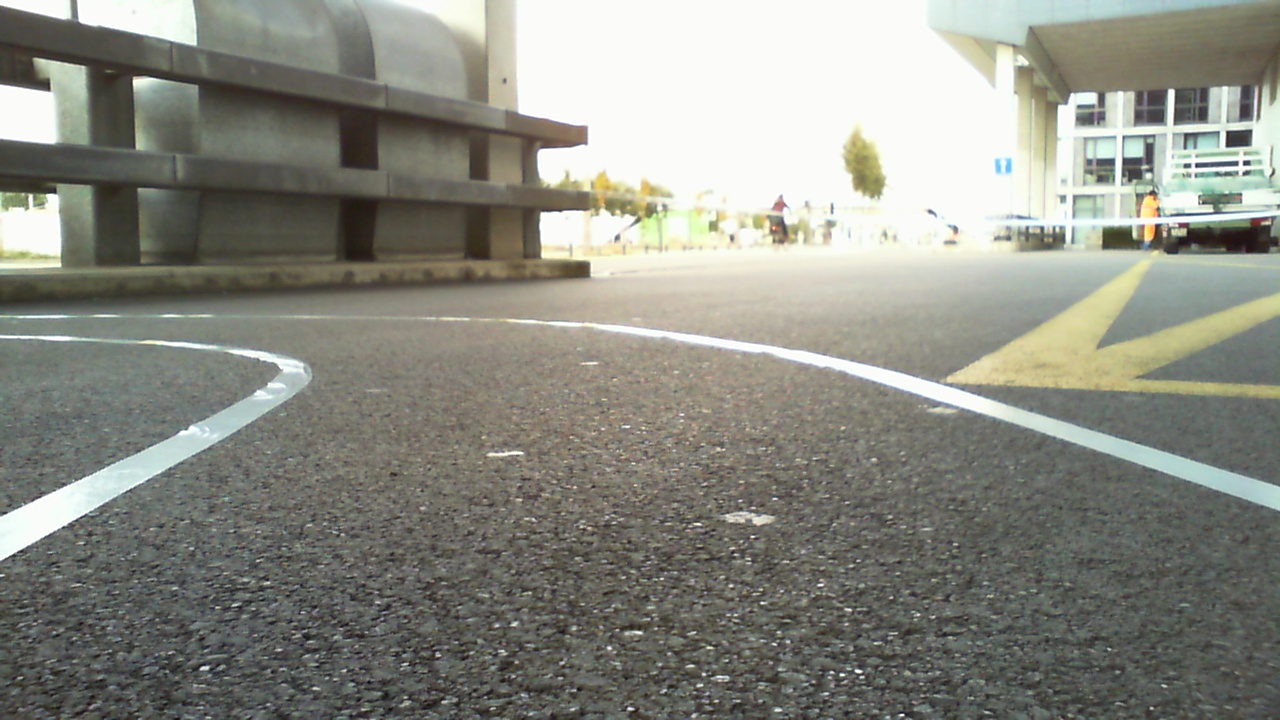
#> input picture lane_detection/samples/im0.jpg, 1280 x 720 px
$ python lane_detection_2.py
#> lines starting #> are read from the running program, lines starting #| are printed output that depends on the picture; after the words box and inside, x2 and y2 are one past the last pixel; in counts of white or black regions, pixels touching at a corner belong together; pictures that were not available may be replaced by others from this repository, and a replacement may not be noted
import cv2
import os
import numpy as np

fname = 'samples/im0.jpg'
x_offset = 250
border = 4

im = cv2.imread(fname)
#> im is the input picture: shape (720, 1280, 3); mean B, G, R 129.9, 139.2, 138.1
cap = cv2.VideoCapture('samples/vid0.avi')

while(cap.isOpened()):
    _, im = cap.read()
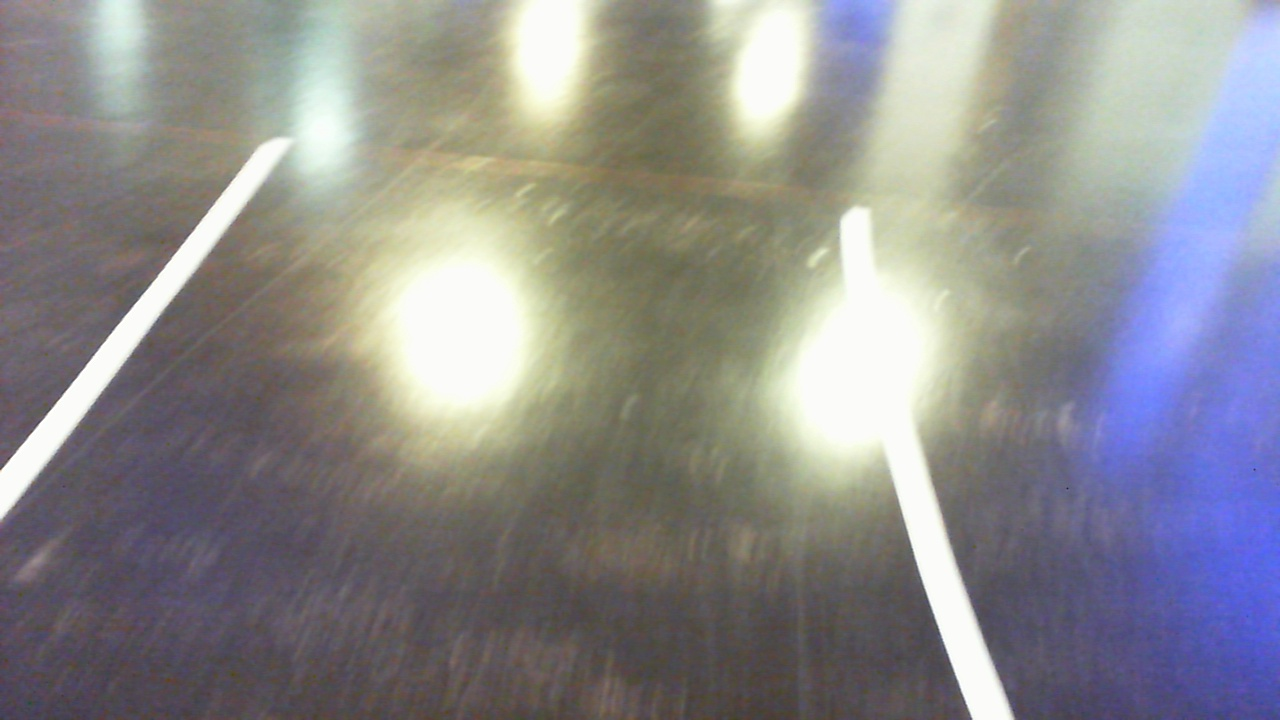
#> input picture lane_detection/samples/corners4.jpg, 1280 x 720 px, given in place of vid0.avi, which was not available
#> im is the input picture: shape (720, 1280, 3); mean B, G, R 140.8, 139.6, 140.3
    if im is None:
        break
    h, w, _ = im.shape
#> h = 720; w = 1280

    im_gray = cv2.cvtColor(im, cv2.COLOR_BGR2GRAY)
    im_crop = np.ones([h+2*border-x_offset,w+2*border], dtype=np.uint8)
    im_crop[border:-border,border:-border] = im_gray[x_offset:]
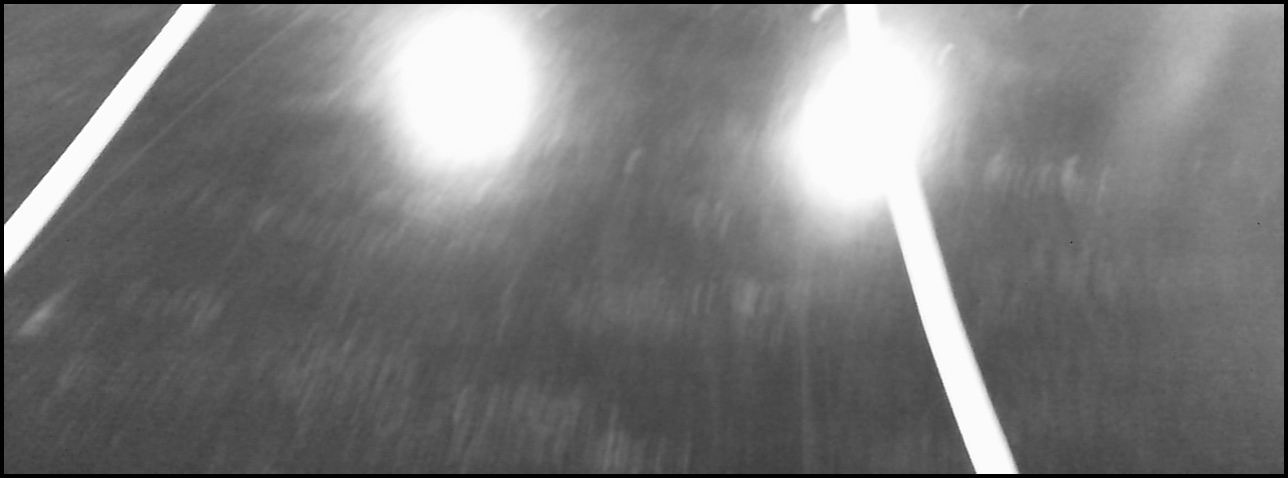
#> im_crop: shape (478, 1288); min 1, max 255, mean 121.3
    h, w = im_crop.shape
#> h = 478; w = 1288

    edges =  cv2.Canny(im_crop, 150, 150, apertureSize=3)
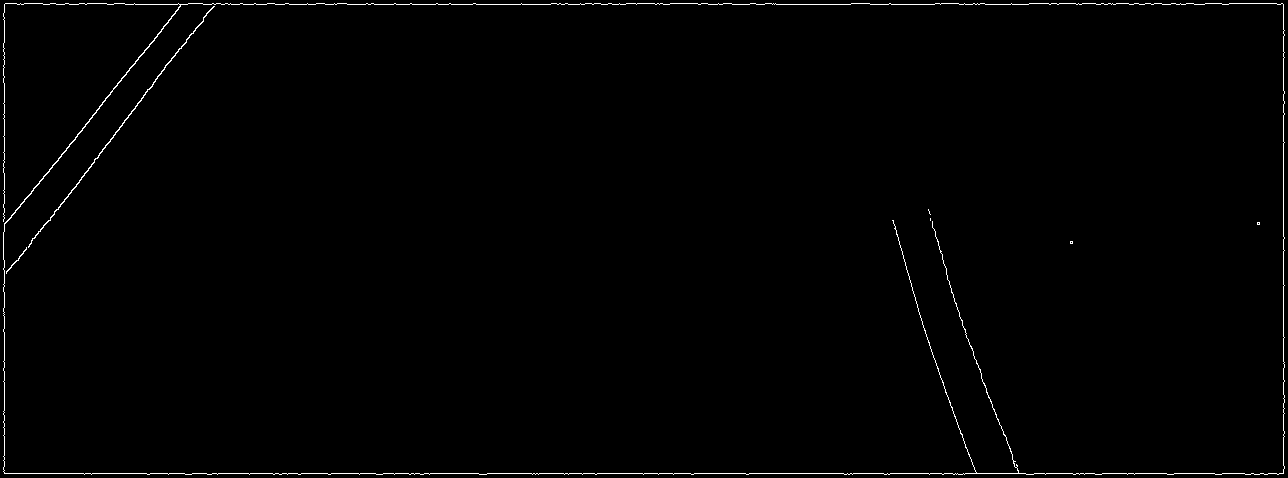
#> edges: shape (478, 1288); 0.8% white in thin lines or dots

    kernel = cv2.getStructuringElement(cv2.MORPH_ELLIPSE,(4,4))
    dilated = cv2.morphologyEx(edges, cv2.MORPH_DILATE, kernel)
#> dilated: shape (478, 1288); 3.3% white; 3 white regions, box (x1, y1, x2, y2) and area: (2, 2, 1287, 477) 20058, (1256, 221, 1262, 227) 33, (1069, 240, 1075, 246) 33

    filled = dilated.copy()
    delta = 20
    filled[:delta,:delta] = 0
#> filled: shape (478, 1288); 3.2% white; 3 white regions, box (x1, y1, x2, y2) and area: (2, 2, 1287, 477) 19926, (1256, 221, 1262, 227) 33, (1069, 240, 1075, 246) 33
    filled[-delta:,:delta] = 0
#> filled: shape (478, 1288); 3.2% white; 3 white regions, box (x1, y1, x2, y2) and area: (2, 2, 1287, 477) 19794, (1256, 221, 1262, 227) 33, (1069, 240, 1075, 246) 33
    filled[:delta,-delta:] = 0
#> filled: shape (478, 1288); 3.2% white; 4 white regions, box (x1, y1, x2, y2) and area: (2, 2, 1268, 458) 10136, (20, 20, 1287, 477) 9528, (1256, 221, 1262, 227) 33, (1069, 240, 1075, 246) 33
    filled[-delta:,-delta:] = 0
#> filled: shape (478, 1288); 3.2% white; 5 white regions, box (x1, y1, x2, y2) and area: (2, 2, 1268, 458) 10136, (20, 208, 1268, 477) 7573, (1282, 20, 1287, 458) 1823, (1256, 221, 1262, 227) 33, (1069, 240, 1075, 246) 33

    mask = np.zeros((h+2,w+2),np.uint8)
    cv2.floodFill(filled, mask, (0,0), 255);
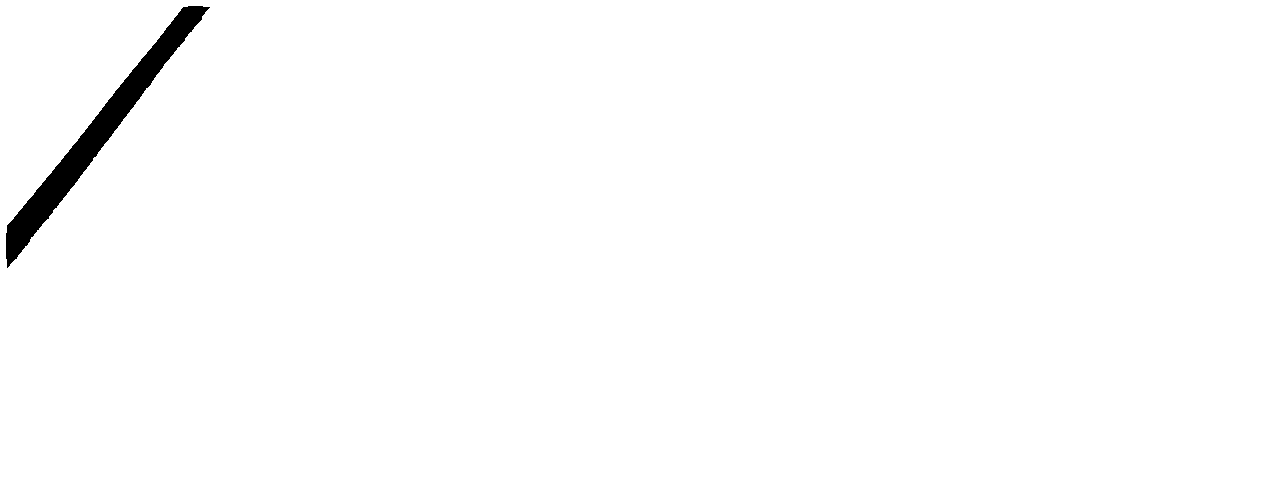
#> filled: shape (478, 1288); 98.8% white; 1 black region, box (x1, y1, x2, y2) and area: (6, 6, 210, 268) 7338
    filled = cv2.bitwise_not(filled)
    # filled = dilated | filled

    kernel = cv2.getStructuringElement(cv2.MORPH_ELLIPSE,(10,10))
    opened = cv2.morphologyEx(filled, cv2.MORPH_OPEN, kernel)
#> opened: shape (478, 1288); 1.2% white; 1 white region

    contours, hierarchy = cv2.findContours(opened.copy(), cv2.RETR_CCOMP, cv2.CHAIN_APPROX_TC89_KCOS)
#> contours = 1 contour; box (x1, y1, x2, y2) and area: (7, 7, 205, 261) 6957
    blobs = []
    for i,c in enumerate(contours):
        if hierarchy[0][i][-1]  == -1:
            m = cv2.moments(c)
            if m['m00'] > 1000:
                c_x = m['m10']/m['m00']
                c_y = m['m01']/m['m00']
                mu = {}
                # mu['m11'] = m['m11']/m['m00'] - c_y*c_x
                # mu['m20'] = m['m20']/m['m00'] - np.power(c_x,2)
                # mu['m02'] = m['m02']/m['m00'] - np.power(c_y,2)
                mu['m11'] = m['m11'] - c_x*m['m01']
                mu['m20'] = m['m20'] - c_x*m['m10']
                mu['m02'] = m['m02'] - c_y*m['m01']
                ecc = abs((np.power(mu['m20']-mu['m02'],2)-4*np.power(mu['m11'],2))/np.power(mu['m20']+mu['m02'],2))
                blobs.append({'pts':c,'ecc':ecc})
#> this loop made 1 pass
#> (c_x, c_y, ecc) on pass 1: (97.57, 133.2, 0.861)
#> after the loop, blobs = 1 item

    blobs = sorted(blobs, key=lambda b: b['ecc'], reverse=True)
    # print [b['ecc'] for b in blobs]
    blobs = blobs[:2]

    for b in blobs:
        cv2.drawContours(im, [b['pts']], 0, (0,0,255), -1, offset=(-1,x_offset-1))
#> this loop made 1 pass
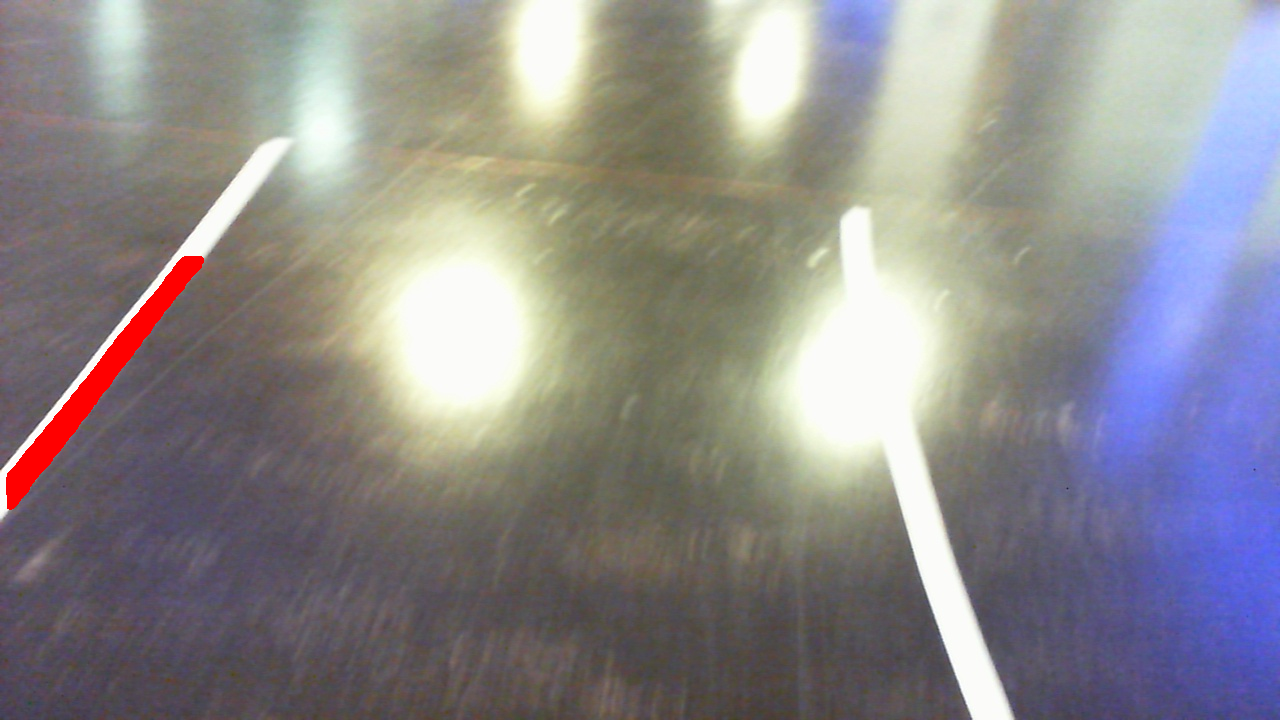
#> im: shape (720, 1280, 3); 0.78% of pixels changed, all inside (x1, y1, x2, y2) = (6, 256, 204, 510)


    cv2.imshow('im', im)
    cv2.imshow('crop', im_crop)
    cv2.imshow('edges', edges)
    cv2.imshow('dilated', dilated*255)
    cv2.imshow('filled', filled)
    cv2.imshow('opened', opened)
    c = cv2.waitKey(0)
#> (key q is pressed here)
    if c == ord('q'):
        break
